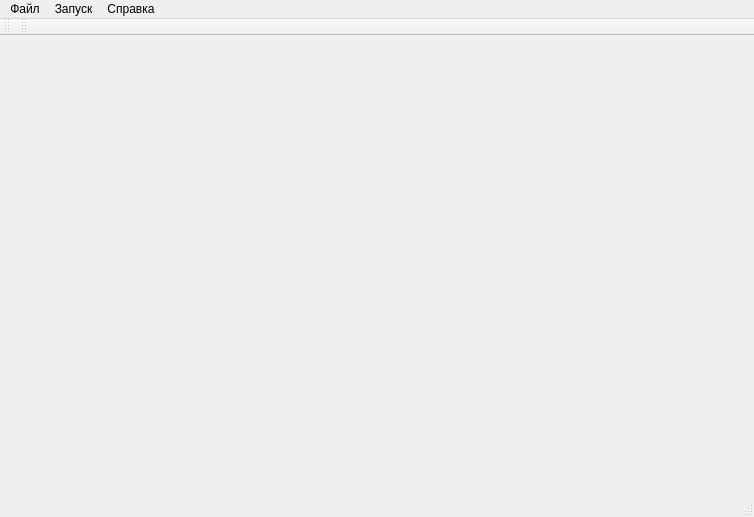
<?xml version="1.0" encoding="UTF-8"?>
<ui version="4.0">
 <class>MainWindow</class>
 <widget class="QMainWindow" name="MainWindow">
  <property name="geometry">
   <rect>
    <x>0</x>
    <y>0</y>
    <width>754</width>
    <height>517</height>
   </rect>
  </property>
  <property name="windowTitle">
   <string>MainWindow</string>
  </property>
  <widget class="QWidget" name="centralWidget"/>
  <widget class="QMenuBar" name="menuBar">
   <property name="geometry">
    <rect>
     <x>0</x>
     <y>0</y>
     <width>754</width>
     <height>27</height>
    </rect>
   </property>
   <widget class="QMenu" name="menuFile">
    <property name="title">
     <string>Файл</string>
    </property>
    <addaction name="actionNew"/>
    <addaction name="actionOpen"/>
    <addaction name="actionSave"/>
    <addaction name="actionSaveAs"/>
    <addaction name="actionClose"/>
    <addaction name="separator"/>
    <addaction name="actionQuit"/>
   </widget>
   <widget class="QMenu" name="menuRun">
    <property name="title">
     <string>Запуск</string>
    </property>
    <addaction name="actionRun"/>
    <addaction name="actionShowASTAsGraph"/>
   </widget>
   <widget class="QMenu" name="menuAbout">
    <property name="title">
     <string>Справка</string>
    </property>
    <addaction name="actionAboutProgram"/>
    <addaction name="actionAboutQt"/>
   </widget>
   <addaction name="menuFile"/>
   <addaction name="menuRun"/>
   <addaction name="menuAbout"/>
  </widget>
  <widget class="QToolBar" name="mainToolBar">
   <attribute name="toolBarArea">
    <enum>TopToolBarArea</enum>
   </attribute>
   <attribute name="toolBarBreak">
    <bool>false</bool>
   </attribute>
  </widget>
  <widget class="QStatusBar" name="statusBar"/>
  <widget class="QToolBar" name="toolBar">
   <property name="windowTitle">
    <string>toolBar</string>
   </property>
   <attribute name="toolBarArea">
    <enum>TopToolBarArea</enum>
   </attribute>
   <attribute name="toolBarBreak">
    <bool>false</bool>
   </attribute>
  </widget>
  <action name="actionRun">
   <property name="text">
    <string>Запустить</string>
   </property>
   <property name="shortcut">
    <string>Ctrl+R</string>
   </property>
  </action>
  <action name="actionOpen">
   <property name="text">
    <string>Открыть</string>
   </property>
   <property name="shortcut">
    <string>Ctrl+O</string>
   </property>
  </action>
  <action name="actionSave">
   <property name="text">
    <string>Сохранить</string>
   </property>
   <property name="shortcut">
    <string>Ctrl+S</string>
   </property>
  </action>
  <action name="actionSaveAs">
   <property name="text">
    <string>Сохранить как</string>
   </property>
  </action>
  <action name="actionQuit">
   <property name="text">
    <string>Выйти</string>
   </property>
   <property name="shortcut">
    <string>Ctrl+Q</string>
   </property>
  </action>
  <action name="actionClose">
   <property name="text">
    <string>Закрыть</string>
   </property>
   <property name="shortcut">
    <string>Ctrl+W</string>
   </property>
  </action>
  <action name="actionNew">
   <property name="text">
    <string>Новый</string>
   </property>
   <property name="shortcut">
    <string>Ctrl+N</string>
   </property>
  </action>
  <action name="actionAboutQt">
   <property name="text">
    <string>О &amp;Qt</string>
   </property>
  </action>
  <action name="actionAboutProgram">
   <property name="text">
    <string>О программе</string>
   </property>
  </action>
  <action name="actionShowASTAsGraph">
   <property name="text">
    <string>Запустить и показать АСТ как граф</string>
   </property>
  </action>
 </widget>
 <layoutdefault spacing="6" margin="11"/>
 <resources/>
 <connections>
  <connection>
   <sender>actionQuit</sender>
   <signal>triggered()</signal>
   <receiver>MainWindow</receiver>
   <slot>close()</slot>
   <hints>
    <hint type="sourcelabel">
     <x>-1</x>
     <y>-1</y>
    </hint>
    <hint type="destinationlabel">
     <x>274</x>
     <y>249</y>
    </hint>
   </hints>
  </connection>
 </connections>
</ui>
